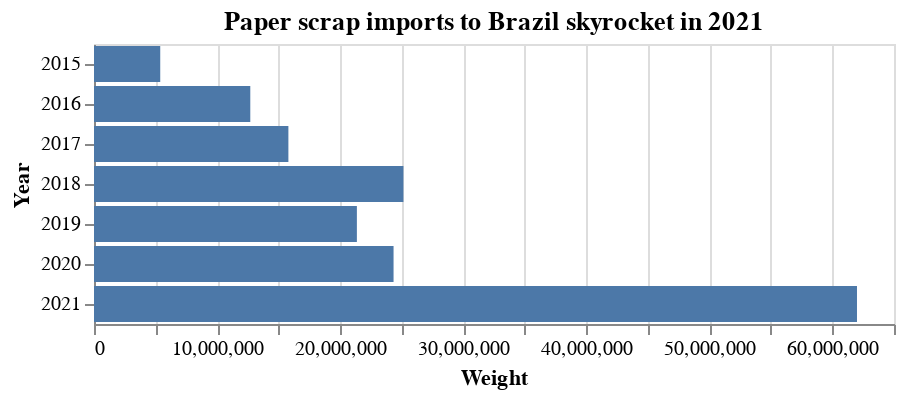

This figure's notebook cell:
### Code cell
alt.Chart(imports_yr).mark_bar().encode(
    x='Weight',
    y= 'Year'
).properties(
    title='Paper scrap imports to Brazil skyrocket in 2021')

### Figure 1 — Vega-Lite specification as saved in the notebook (floating-point values rounded to 4 significant figures)
{"config": {"view": {"continuousWidth": 400, "continuousHeight": 300}}, "data": {"name": "data-be53a594dc2514e7f1544f46ee5b5194"}, "mark": "bar", "encoding": {"x": {"type": "quantitative", "field": "Weight"}, "y": {"type": "nominal", "field": "Year"}}, "title": "Paper scrap imports to Brazil skyrocket in 2021", "$schema": "https://vega.github.io/schema/vega-lite/v4.8.1.json", "datasets": {"data-be53a594dc2514e7f1544f46ee5b5194": [{"Year": "2015", "Weight": 5382000.0}, {"Year": "2016", "Weight": 12700000.0}, {"Year": "2017", "Weight": 15790000.0}, {"Year": "2018", "Weight": 25140000.0}, {"Year": "2019", "Weight": 21360000.0}, {"Year": "2020", "Weight": 24340000.0}, {"Year": "2021", "Weight": 61990000.0}]}}
